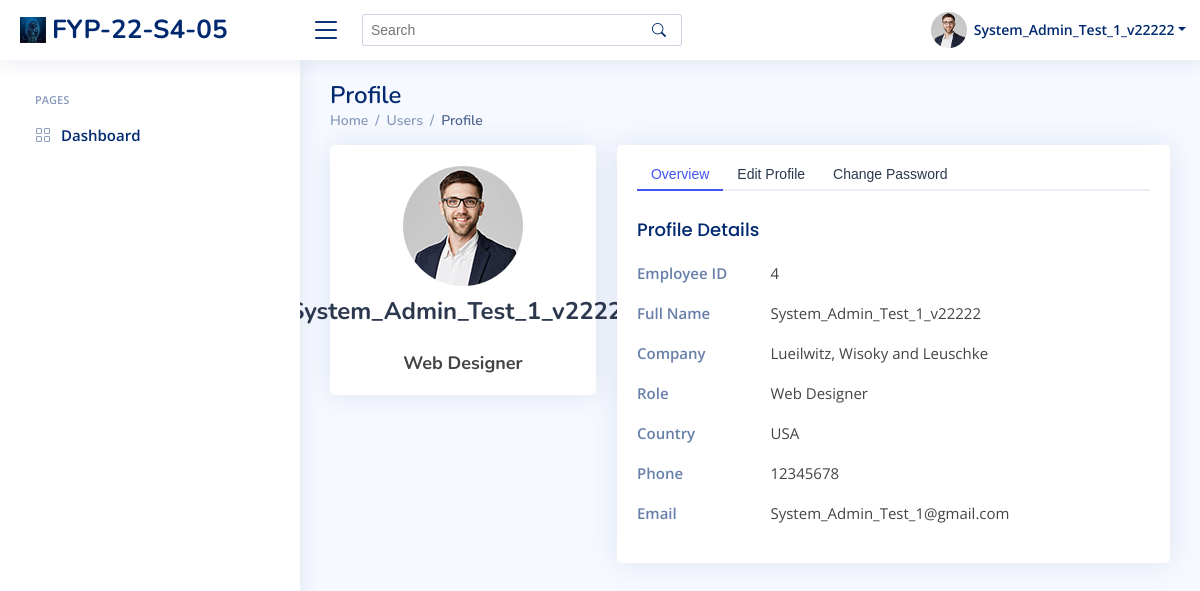
Page /users_profile/ (signed in) on the earlier database version.
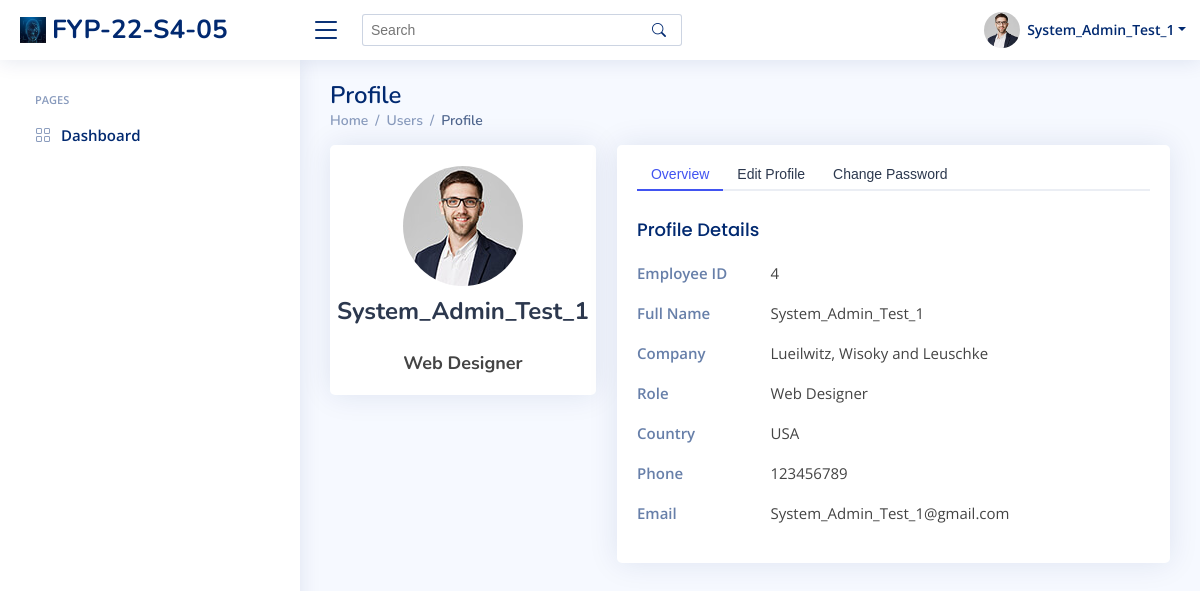
Same page on the later database version.
### index/models.py (models this page shows)
class Employee(models.Model):
	Employee_ID = models.IntegerField(primary_key=True)
	Full_Name = models.CharField(max_length=100)
	Phone_Number = models.CharField(max_length=100)
	Email_Address = models.EmailField()
	Role = models.ForeignKey(Role, on_delete=models.CASCADE)
	Profile_Image = models.ImageField(default='profile_pics/default.jpg', upload_to='profile_pics')
	Password = models.CharField(max_length=256)
	Start_Date = models.DateField(auto_now_add=True)
	def __str__(self):
		return f'Employee {self.Employee_ID}'

### index/views/index.py (the view)
# urls.py: path('users_profile/',index.viewProfile, name='Profile'),
def viewProfile(request):
		ViewInfo = Employee.objects.get(Employee_ID = request.session['Employee_ID'])
		print(ViewInfo)
		Myinfo = Employee.objects.filter(Employee_ID = request.session['Employee_ID'])
		context = {
			'Employee_ID' : ViewInfo.Employee_ID,
			'Full_Name' : ViewInfo.Full_Name,
			'Role' : ViewInfo.Role.Role_Name,
			'EmployeesInfo' : Myinfo,
		}
		return render(request, 'index/users_profile.html',context)

### templates/index/users_profile.html (shortened to what this page needs)
{% extends "index/base.html" %}
{% load static %}
{% block content %}
  <header id="header" class="header fixed-top d-flex align-items-center">
    <div class="d-flex align-items-center justify-content-between">
      <a href="./employee-home.html" class="logo d-flex align-items-center">
        <img src="{% static '/img/logo.png' %}" alt="">
        <span class="d-none d-lg-block">FYP-22-S4-05</span>
      </a>
      <i class="bi bi-list toggle-sidebar-btn"></i>
    </div>
    <div class="search-bar">
      <form class="search-form d-flex align-items-center" method="POST" action="#">
        <input type="text" name="query" placeholder="Search" title="Enter search keyword">
        <button type="submit" title="Search"><i class="bi bi-search"></i></button>
      </form>
    </div>
    <nav class="header-nav ms-auto">
      <ul class="d-flex align-items-center">
        <li class="nav-item dropdown pe-3">
          <a class="nav-link nav-profile d-flex align-items-center pe-0" href="#" data-bs-toggle="dropdown">
            <img src="../../assets/img/profile-img.jpg" alt="Profile" class="rounded-circle">
            <span class="d-none d-md-block dropdown-toggle ps-2">{{Full_Name}}</span>
          </a>
        </li>
      </ul>
    </nav>
  </header>
  <aside id="sidebar" class="sidebar">
    <ul class="sidebar-nav" id="sidebar-nav">
      <li class="nav-heading">Pages</li>
      <li class="nav-item">
        <a class="nav-link collapsed" href="./employee-home.html">
          <i class="bi bi-grid"></i>
          <span>Dashboard</span>
        </a>
      </li>
  </aside>
  <main id="main" class="main">
    <div class="pagetitle">
      <h1>Profile</h1>
      <nav>
        <ol class="breadcrumb">
          <li class="breadcrumb-item"><a href="./employee-home.html">Home</a></li>
          <li class="breadcrumb-item">Users</li>
          <li class="breadcrumb-item active">Profile</li>
        </ol>
      </nav>
    </div>
    <section class="section profile">
      <div class="row">
        <div class="col-xl-4">
          <div class="card">
            <div class="card-body profile-card pt-4 d-flex flex-column align-items-center">
              <img src="../../assets/img/profile-img.jpg" alt="Profile" class="rounded-circle">
              <h2>{{ Full_Name }}</h2>
              <h3>Web Designer</h3>
            </div>
          </div>
        </div>
        <div class="col-xl-8">
          <div class="card">
            <div class="card-body pt-3">
              <ul class="nav nav-tabs nav-tabs-bordered">
                <li class="nav-item">
                  <button class="nav-link active" data-bs-toggle="tab" data-bs-target="#profile-overview">Overview</button>
                </li>
                <li class="nav-item">
                  <button class="nav-link" data-bs-toggle="tab" data-bs-target="#profile-edit">Edit Profile</button>
                </li>
                <li class="nav-item">
                  <button class="nav-link" data-bs-toggle="tab" data-bs-target="#profile-change-password">Change Password</button>
                </li>
              </ul>
              <div class="tab-content pt-2">
                {% for emp in EmployeesInfo %}
                <div class="tab-pane fade show active profile-overview" id="profile-overview">
                  <h5 class="card-title">Profile Details</h5>
                  <div class="row">
                    <div class="col-lg-3 col-md-4 label">Employee ID</div>
                    <div class="col-lg-9 col-md-8">{{emp.Employee_ID}}</div>
                  </div>
                  <div class="row">
                    <div class="col-lg-3 col-md-4 label ">Full Name</div>
                    <div class="col-lg-9 col-md-8">{{emp.Full_Name}}</div>
                  </div>
                  <div class="row">
                    <div class="col-lg-3 col-md-4 label">Company</div>
                    <div class="col-lg-9 col-md-8">Lueilwitz, Wisoky and Leuschke</div>
                  </div>
                  <div class="row">
                    <div class="col-lg-3 col-md-4 label">Role</div>
                    <div class="col-lg-9 col-md-8">Web Designer</div>
                  </div>
                  <div class="row">
                    <div class="col-lg-3 col-md-4 label">Country</div>
                    <div class="col-lg-9 col-md-8">USA</div>
                  </div>
                  <div class="row">
                    <div class="col-lg-3 col-md-4 label">Phone</div>
                    <div class="col-lg-9 col-md-8">{{ emp.Phone_Number }}</div>
                  </div>
                  <div class="row">
                    <div class="col-lg-3 col-md-4 label">Email</div>
                    <div class="col-lg-9 col-md-8">{{ emp.Email_Address }}</div>
                  </div>
                </div>
                {% endfor %}
              </div>
            </div>
          </div>
        </div>
      </div>
    </section>
  </main>
{% endblock content %}

### templates/index/base.html (shortened to what this page needs)
{% load static %}
<!DOCTYPE html>
<html lang="en">
<head>
  <link href="{% static 'assets/vendor/bootstrap/css/bootstrap.min.css' %}" rel="stylesheet">
  <link href="{% static 'assets/vendor/bootstrap-icons/bootstrap-icons.css' %}" rel="stylesheet">
  <link href="{% static 'assets/vendor/boxicons/css/boxicons.min.css' %}" rel="stylesheet">
  <link href="{% static 'assets/vendor/quill/quill.snow.css' %}" rel="stylesheet">
  <link href="{% static 'assets/vendor/quill/quill.bubble.css' %}" rel="stylesheet">
  <link href="{% static 'assets/vendor/remixicon/remixicon.css' %}" rel="stylesheet">
  <link href="{% static 'assets/vendor/simple-datatables/style.css' %}" rel="stylesheet">
  <link rel="stylesheet" href="https://cdnjs.cloudflare.com/ajax/libs/font-awesome/6.2.0/css/all.min.css">
  <link href='https://cdnjs.cloudflare.com/ajax/libs/fullcalendar/3.1.0/fullcalendar.print.min.css' rel='stylesheet' media='print' />
  <link href="https://cdnjs.cloudflare.com/ajax/libs/fullcalendar/3.1.0/fullcalendar.min.css" rel="stylesheet" />
  <link href="https://cdnjs.cloudflare.com/ajax/libs/semantic-ui/2.2.7/semantic.min.css" rel="stylesheet" />
  <link href="{% static 'assets/css/style.css' %}" rel="stylesheet">
</head>
{% block content %}{% endblock content %}
<body>
</body>
</html>

### static/assets/css/style.css (style rules this page uses)
:root { scroll-behavior: smooth; }
body { font-family: "Open Sans", sans-serif; background: #f6f9ff; color: #444444; }
a { color: #4154f1; text-decoration: none; }
h1, h2, h3, h4, h5, h6 { font-family: "Nunito", sans-serif; }
#main { margin-top: 60px; padding: 20px 30px; transition: all 0.3s; }
.pagetitle { margin-bottom: 10px; }
.pagetitle h1 { font-size: 24px; margin-bottom: 0; font-weight: 600; color: #012970; }
.card { margin-bottom: 30px; border: none; border-radius: 5px; box-shadow: 0px 0 30px rgba(1, 41, 112, 0.1); }
.card-title { padding: 20px 0 15px 0; font-size: 18px; font-weight: 500; color: #012970; font-family: "Poppins", sans-serif; }
.card-body { padding: 0 20px 20px 20px; }
.breadcrumb { font-size: 14px; font-family: "Nunito", sans-serif; color: #899bbd; font-weight: 600; }
.breadcrumb a { color: #899bbd; transition: 0.3s; }
.breadcrumb .breadcrumb-item::before { color: #899bbd; }
.breadcrumb .active { color: #51678f; font-weight: 600; }
.nav-tabs-bordered { border-bottom: 2px solid #ebeef4; }
.nav-tabs-bordered .nav-link { margin-bottom: -2px; border: none; color: #2c384e; }
.nav-tabs-bordered .nav-link.active { background-color: #fff; color: #4154f1; border-bottom: 2px solid #4154f1; }
.logo { line-height: 1; }
@media (min-width: 1200px) { .logo { width: 280px; } }
.logo img { max-height: 26px; margin-right: 6px; }
.logo span { font-size: 26px; font-weight: 700; color: #012970; font-family: "Nunito", sans-serif; }
.header { transition: all 0.5s; z-index: 997; height: 60px; box-shadow: 0px 2px 20px rgba(1, 41, 112, 0.1); background-color: #fff; padding-left: 20px; }
.header .toggle-sidebar-btn { font-size: 32px; padding-left: 10px; cursor: pointer; color: #012970; }
.header .search-bar { min-width: 360px; padding: 0 20px; }
.header .search-form { width: 100%; }
.header .search-form input { border: 0; font-size: 14px; color: #012970; border: 1px solid rgba(1, 41, 112, 0.2); padding: 7px 38px 7px 8px; border-radius: 3px; transition: 0.3s; width: 100%; }
.header .search-form button { border: 0; padding: 0; margin-left: -30px; background: none; }
.header .search-form button i { color: #012970; }
.header-nav ul { list-style: none; }
.header-nav>ul { margin: 0; padding: 0; }
.header-nav .nav-profile { color: #012970; }
.header-nav .nav-profile img { max-height: 36px; }
.header-nav .nav-profile span { font-size: 14px; font-weight: 600; }
.sidebar { position: fixed; top: 60px; left: 0; bottom: 0; width: 300px; z-index: 996; transition: all 0.3s; padding: 20px; overflow-y: auto; scrollbar-width: thin; scrollbar-color: #aab7cf transparent; box-shadow: 0px 0px 20px rgba(1, 41, 112, 0.1); background-color: #fff; }
@media (min-width: 1200px) { #main, #footer { margin-left: 300px; } }
.sidebar-nav { padding: 0; margin: 0; list-style: none; }
.sidebar-nav li { padding: 0; margin: 0; list-style: none; }
.sidebar-nav .nav-item { margin-bottom: 5px; }
.sidebar-nav .nav-heading { font-size: 11px; text-transform: uppercase; color: #899bbd; font-weight: 600; margin: 10px 0 5px 15px; }
.sidebar-nav .nav-link { display: flex; align-items: center; font-size: 15px; font-weight: 600; color: #4154f1; transition: 0.3; background: #f6f9ff; padding: 10px 15px; border-radius: 4px; }
.sidebar-nav .nav-link i { font-size: 16px; margin-right: 10px; color: #4154f1; }
.sidebar-nav .nav-link.collapsed { color: #012970; background: #fff; }
.sidebar-nav .nav-link.collapsed i { color: #899bbd; }
.profile .profile-card img { max-width: 120px; }
.profile .profile-card h2 { font-size: 24px; font-weight: 700; color: #2c384e; margin: 10px 0 0 0; }
.profile .profile-card h3 { font-size: 18px; }
.profile .profile-overview .row { margin-bottom: 20px; font-size: 15px; }
.profile .profile-overview .card-title { color: #012970; }
.profile .profile-overview .label { font-weight: 600; color: rgba(1, 41, 112, 0.6); }

Differences in the rows shown:
changed Employee "System_Admin_Test_1@gmail.com": Full_Name "System_Admin_Test_1_v22222" → "System_Admin_Test_1"; Phone_Number "12345678" → "123456789"
